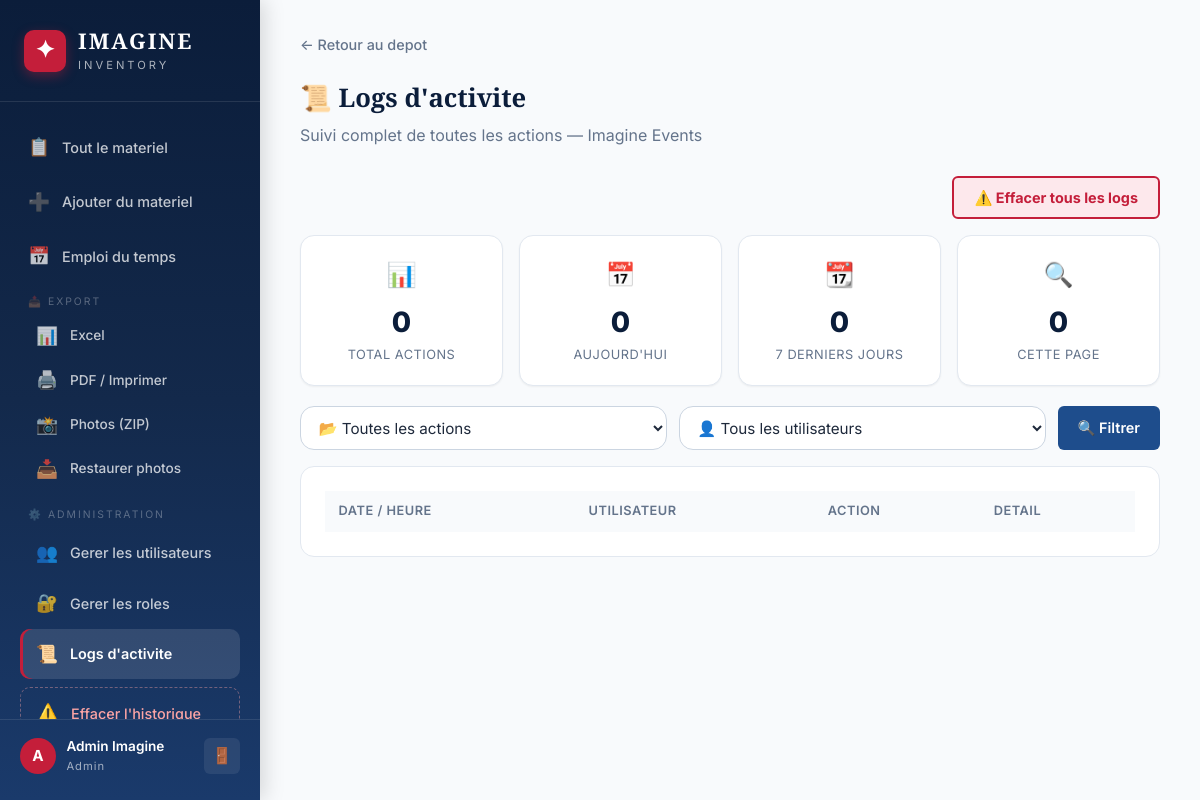
The page /admin/logs (signed in) on the database its author committed.
### app.py (models this page shows, shortened)
class User(UserMixin, db.Model):
    __tablename__ = 'users'
    id = db.Column(db.Integer, primary_key=True); email = db.Column(db.String(150), unique=True, nullable=False)
    password_hash = db.Column(db.String(256), nullable=False); full_name = db.Column(db.String(150), nullable=False)
    role_id = db.Column(db.Integer, db.ForeignKey('roles.id'), nullable=True)
    created_at = db.Column(db.DateTime, default=tunisia_now)
    borrows = db.relationship('Borrow', backref='user', lazy=True)
    event_assignments = db.relationship('EventAssignment', backref='user', lazy=True)
    notifications = db.relationship('Notification', backref='user', lazy=True, foreign_keys='Notification.user_id')
    def has_permission(self, perm):
        role = db.session.get(CustomRole, self.role_id) if self.role_id else None
        return role.has_permission(perm) if role else False
    @property
    def role_name(self):
        role = db.session.get(CustomRole, self.role_id) if self.role_id else None
        return role.name if role else 'Aucun role'
    @property
    def unread_notifications(self):
        return Notification.query.filter_by(user_id=self.id, read=False).count()

class CustomRole(db.Model):
    __tablename__ = 'roles'
    id = db.Column(db.Integer, primary_key=True); name = db.Column(db.String(100), unique=True, nullable=False)
    icon = db.Column(db.String(10), default='👤'); description = db.Column(db.String(250), default='')
    permissions = db.Column(db.Text, default=''); created_at = db.Column(db.DateTime, default=tunisia_now)
    users = db.relationship('User', backref='role', lazy=True)
    def get_permissions(self):
        try: return json.loads(self.permissions) if self.permissions else []
        except: return []
    def has_permission(self, p): return p in self.get_permissions()

### app.py (the view)
@app.route('/admin/logs')
@permission_required('view_logs')
def activity_logs():
    page = request.args.get('page',1,type=int)
    action_filter = request.args.get('action','').strip()
    user_filter = request.args.get('user','').strip()
    q = ActivityLog.query
    if action_filter: q = q.filter_by(action=action_filter)
    if user_filter:
        matching_users = User.query.filter(User.full_name.ilike(f'%{user_filter}%')).all()
        uids = [u.id for u in matching_users]
        if uids: q = q.filter(ActivityLog.user_id.in_(uids))
        else: q = q.filter(ActivityLog.user_id == -1)  # no results
    logs = q.order_by(ActivityLog.timestamp.desc()).paginate(page=page, per_page=50, error_out=False)
    total_today = ActivityLog.query.filter(db.func.date(ActivityLog.timestamp) == db.func.date(tunisia_now())).count()
    total_week = ActivityLog.query.filter(ActivityLog.timestamp >= tunisia_now() - timedelta(days=7)).count()
    all_actions = [r[0] for r in db.session.query(ActivityLog.action).distinct().order_by(ActivityLog.action).all()]
    ACTION_LABELS = {
        'login':'🔑 Connexion','logout':'🚪 Deconnexion','failed_login':'⚠️ Echec connexion',
        'register':'📝 Inscription','borrow':'📤 Emprunt','return':'✅ Retour',
        'add_equipment':'➕ Ajout materiel','edit_equipment':'✏️ Modif materiel',
        'delete_equipment':'🗑️ Suppr materiel','add_category':'📂 Categorie ajoutee',
        'delete_category':'❌ Categorie supprimee','create_user':'👤 Compte cree',
        'edit_user':'✏️ Compte modifie','delete_user':'❌ Compte supprime',
        'create_role':'🔐 Role cree','edit_role':'✏️ Role modifie','delete_role':'❌ Role supprime',
        'change_password':'🔑 Mdp change','create_event':'📅 Evenement cree',
        'edit_event':'✏️ Evenement modifie','delete_event':'🗑️ Evenement supprime',
        'clear_past_events':'🧹 Evenements passes effaces','clear_history':'🧹 Effacement historique',
        'export_excel':'📊 Export Excel','permission_denied':'🚫 Acces refuse',
    }
    return render_template('activity_logs.html', logs=logs, action_filter=action_filter, user_filter=user_filter, total_today=total_today, total_week=total_week, all_actions=all_actions, ACTION_LABELS=ACTION_LABELS, all_users=User.query.order_by(User.full_name).all())

### app.py (called while the page is built)
def tunisia_now(): return datetime.now(TUNISIA_TZ)

@login_manager.user_loader
def load_user(uid): return db.session.get(User, int(uid))

def permission_required(perm):
    def decorator(f):
        @wraps(f)
        @login_required
        def decorated(*args, **kwargs):
            if not current_user.has_permission(perm):
                try: log_action('permission_denied', f'Tentative d\'acces refuse : {perm}')
                except: pass
                flash('Acces refuse. Permission requise : ' + perm, 'error')
                return redirect(url_for('dashboard'))
            return f(*args, **kwargs)
        return decorated
    return decorator

### templates/activity_logs.html (shortened to what this page needs)
{% extends "base.html" %}
{% block content %}
<div class="form-page" style="max-width:1100px">
    <div class="breadcrumb"><a href="{{ url_for('dashboard') }}">← Retour au depot</a></div>
    <div class="page-header"><h1>📜 Logs d'activite</h1><p>Suivi complet de toutes les actions — Imagine Events</p></div>
    {% if current_user.has_permission('clear_history') %}
    <div style="text-align:right;margin-bottom:1rem">
        <form method="POST" action="{{ url_for('clear_logs') }}" onsubmit="return confirm('Supprimer TOUS les logs d\'activite ? Cette action est irreversible.')">
            <button class="btn btn-danger" style="border:2px solid var(--red);background:var(--red-pale);color:var(--red);font-weight:700">⚠️ Effacer tous les logs</button>
        </form>
    </div>
    {% endif %}
    <div class="stats-row" style="margin-bottom:1.25rem">
        <div class="stat-card"><div class="stat-icon">📊</div><div class="stat-value">{{ logs.total }}</div><div class="stat-label">Total actions</div></div>
        <div class="stat-card"><div class="stat-icon">📅</div><div class="stat-value">{{ total_today }}</div><div class="stat-label">Aujourd'hui</div></div>
        <div class="stat-card"><div class="stat-icon">📆</div><div class="stat-value">{{ total_week }}</div><div class="stat-label">7 derniers jours</div></div>
        <div class="stat-card"><div class="stat-icon">🔍</div><div class="stat-value">{{ logs.items|length }}</div><div class="stat-label">Cette page</div></div>
    </div>
    <form class="search-form" method="GET" style="margin-bottom:1rem">
        <select name="action" style="min-width:180px;border-radius:var(--radius-lg)" onchange="this.form.submit()">
            <option value="">📂 Toutes les actions</option>
        </select>
        <select name="user" style="min-width:200px;border-radius:var(--radius-lg)" onchange="this.form.submit()">
            <option value="">👤 Tous les utilisateurs</option>
        </select>
        <button class="btn btn-primary" type="submit">🔍 Filtrer</button>
    </form>
    <div class="detail-section">
        <div class="history-table-wrapper">
            <table class="history-table">
                <thead><tr><th>Date / Heure</th><th>Utilisateur</th><th>Action</th><th>Detail</th></tr></thead>
            </table>
        </div>
    </div>
</div>
{% endblock %}

### templates/base.html (shortened to what this page needs)
<!DOCTYPE html>
<html lang="fr">
<head>
    <link rel="stylesheet" href="{{ url_for('static', filename='css/style.css') }}">
</head>
<body>
    {% if current_user.is_authenticated %}
    <aside class="sidebar" id="sidebar">
        <div class="sidebar-brand">
            <div class="brand-icon">✦</div>
            <div class="brand-text">
                <span class="brand-name">IMAGINE</span>
                <span class="brand-sub">Inventory</span>
            </div>
        </div>
        <nav class="sidebar-nav">
            <a href="{{ url_for('dashboard') }}" class="nav-item {% if request.endpoint == 'dashboard' %}active{% endif %}">
                <span class="nav-icon">📋</span><span>Tout le materiel</span>
            </a>
            {% if current_user.has_permission('manage_equipment') %}
            <a href="{{ url_for('add_equipment') }}" class="nav-item {% if request.endpoint == 'add_equipment' %}active{% endif %}">
                <span class="nav-icon">➕</span><span>Ajouter du materiel</span>
            </a>
            {% endif %}
            <a href="{{ url_for('schedule') }}" class="nav-item {% if request.endpoint == 'schedule' %}active{% endif %}">
                <span class="nav-icon">📅</span><span>Emploi du temps</span>
            </a>
            {% if current_user.has_permission('manage_equipment') %}
            <div style="margin:.25rem 0;padding:0 .5rem">
                <div style="font-size:.65rem;text-transform:uppercase;color:rgba(255,255,255,.3);letter-spacing:2px;padding:.25rem .5rem">📤 Export</div>
                <a href="{{ url_for('export_excel') }}" class="nav-item" style="font-size:.85rem;padding:.5rem 1rem">
                    <span class="nav-icon">📊</span><span>Excel</span>
                </a>
                <a href="{{ url_for('export_printer') }}" class="nav-item" style="font-size:.85rem;padding:.5rem 1rem" target="_blank">
                    <span class="nav-icon">🖨️</span><span>PDF / Imprimer</span>
                </a>
                {% if current_user.has_permission('manage_database') %}
                <a href="{{ url_for('export_photos_zip') }}" class="nav-item" style="font-size:.85rem;padding:.5rem 1rem">
                    <span class="nav-icon">📸</span><span>Photos (ZIP)</span>
                </a>
                <a href="{{ url_for('restore_photos') }}" class="nav-item" style="font-size:.85rem;padding:.5rem 1rem">
                    <span class="nav-icon">📥</span><span>Restaurer photos</span>
                </a>
                {% endif %}
            </div>
            {% endif %}
            {% if current_user.has_permission('manage_users') %}
            <div style="margin:.25rem 0;padding:0 .5rem">
                <div style="font-size:.65rem;text-transform:uppercase;color:rgba(255,255,255,.3);letter-spacing:2px;padding:.25rem .5rem">⚙️ Administration</div>
                <a href="{{ url_for('manage_users') }}" class="nav-item {% if request.endpoint == 'manage_users' %}active{% endif %}">
                    <span class="nav-icon">👥</span><span>Gerer les utilisateurs</span>
                </a>
                <a href="{{ url_for('manage_roles') }}" class="nav-item {% if request.endpoint == 'manage_roles' %}active{% endif %}">
                    <span class="nav-icon">🔐</span><span>Gerer les roles</span>
                </a>
                <a href="{{ url_for('activity_logs') }}" class="nav-item {% if request.endpoint == 'activity_logs' %}active{% endif %}">
                    <span class="nav-icon">📜</span><span>Logs d'activite</span>
                </a>
                <a href="#" class="nav-item nav-danger" onclick="openClearHistoryModal();return false" title="⚠️ A utiliser avec precaution">
                    <span class="nav-icon">⚠️</span><span>Effacer l'historique</span>
                </a>
            </div>
            {% endif %}
        </nav>
        <div class="sidebar-footer">
            <div class="user-info">
                <div class="user-avatar">{{ current_user.full_name[0] | upper }}</div>
                <div>
                    <div class="user-name">{{ current_user.full_name }}</div>
                    <div class="user-role">{{ current_user.role_name }}</div>
                </div>
            </div>
            <a href="{{ url_for('logout') }}" class="logout-btn" title="Deconnexion">🚪</a>
        </div>
    </aside>
    {% endif %}
    <main class="main-content {% if not current_user.is_authenticated %}no-sidebar{% endif %}">
        {% block content %}{% endblock %}
    </main>
</body>
</html>

### rows shown on the page
User: full_name "A", full_name "Admin Imagine"
CustomRole: role_name "Admin"

### other values the page prints
{{ logs.total }} "0"
{{ total_today }} "0"
{{ total_week }} "0"
{{ logs.items|length }} "0"
